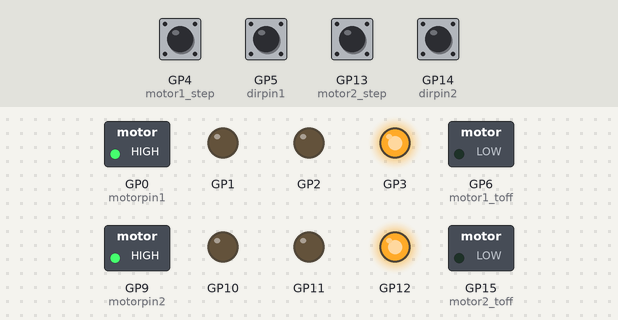
This sketch was run on a simulated Raspberry Pi Pico. On the bench: switched loads named in the sketch (green lamp = pin HIGH), output pins drawn as LEDs (lit = HIGH). The inputs (shaded band) are chosen by the test bench; at power-on: GP5 (dirpin1), GP14 (dirpin2) HIGH, GP4 (motor1_step), GP13 (motor2_step) LOW.

Above: at 1.2 s.
1.3 s: GP4 (motor1_step) driven HIGH
At 2.4 s:
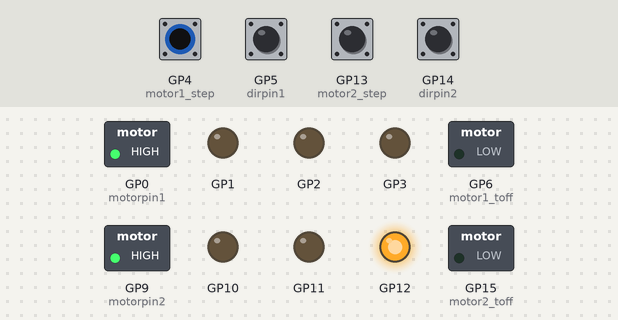
2.8 s: GP13 (motor2_step) driven HIGH
At 3.5 s:
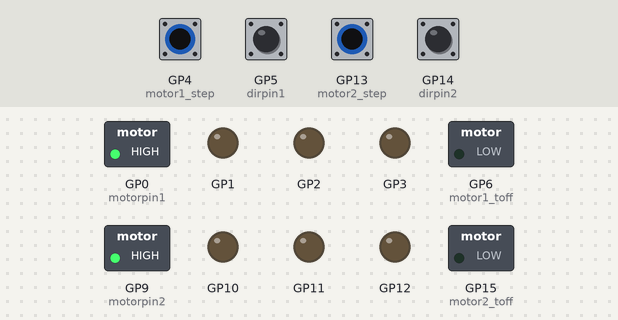
4.3 s: GP4 (motor1_step) pulsed LOW 5 times (0.12 s each, 0.3 s apart)
At 6.4 s:
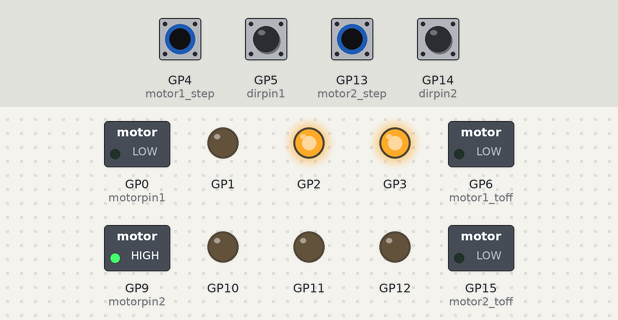
7.3 s: GP13 (motor2_step) pulsed LOW 2 times (0.12 s each, 0.3 s apart)
At 8.0 s:
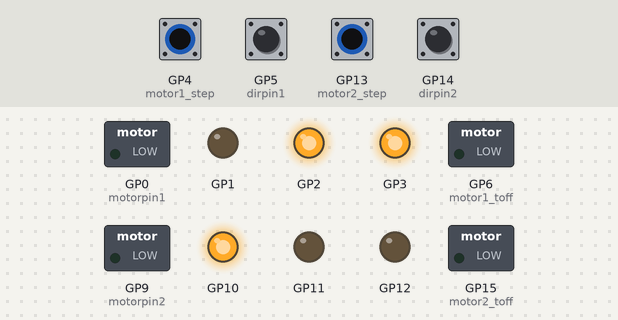
Timing chart, 0 to 10.3 s (numbered marks = the images above; inputs shaded):
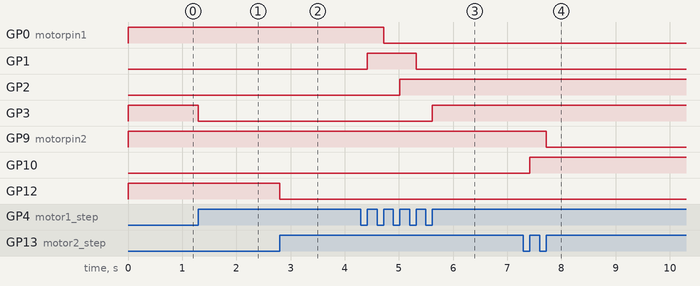

The sketch:

RP2040_Unipolar_StepDir_Driver.ino
```cpp
// Unipolar motor driver controller
// Nicolas Bourlet, 2025
// https://github.com/nbrlt

#include <pico/stdlib.h>
#include <stdio.h>
#include <map>
#include <string>

int motorpin1 = 0; // 4 consecutive pins used for PWM on controller
int motor1_step = 4; //Input step signal
int dirpin1 = 5; // Input dir signal
int motor1_en = 8; //Enable pin of driver
int motor1_toff = 6; // toff pin of driver
int motor1_vref = 7; // vref pin of driver

int mask_motor1=15<<motorpin1; // mask for direct gpio writing

int motorpin2 = 9;// 4 consecutive pins used for PWM on controller
int motor2_step = 13;//Input step signal
int dirpin2 = 14;// Input dir signal
int motor2_en = 27;//Enable pin of driver
int motor2_toff = 15;// toff pin of driver
int motor2_vref = 26;// vref pin of driver
int mask_motor2=15<<motorpin2; // mask for direct gpio writing

//Indexes for sequencing
int motor1_ind = 0;
int motor2_ind = 0;

// Initial direction
int motor1_dir = 1;
int motor2_dir = 1;

//Unipolar sequencing with 1/2 microstepping
unsigned char pulse_sequence_forward [8]  = {0x9, 0x8, 0xc, 0x4, 0x6, 0x2, 0x3, 0x1} ;

//Temp storing integer
int value;

void setup() {
  // Pins mode setup
  for (int pin = motorpin1; pin < motorpin1 + 4; pin++) {
      pinMode(pin, OUTPUT);
  }
  for (int pin = motorpin2; pin < motorpin2 + 4; pin++) {
      pinMode(pin, OUTPUT);
  }
  pinMode(motor1_step, INPUT);
  pinMode(motor2_step, INPUT);
  pinMode(dirpin1, INPUT);
  pinMode(dirpin2, INPUT);

  pinMode(motor1_en, INPUT); // Input if managed by other controller
  //pinMode(motor1_en, OUTPUT); // OUTPUT, check driver datasheet for value

  //pinMode(motor1_toff, INPUT); // Input if managed by other controller
  pinMode(motor1_toff, OUTPUT); // OUTPUT, check driver datasheet for value

  pinMode(motor1_vref, INPUT); // Input if managed by other controller
  //pinMode(motor1_vref, OUTPUT); // OUTPUT, check driver datasheet for value


  pinMode(motor2_en, INPUT); // Input if managed by other
  pinMode(motor2_toff, OUTPUT);
  pinMode(motor2_vref, INPUT); // Input if managed by other

  // Set toff values
  digitalWrite(motor1_toff,LOW); // LOW 7us, HIGH 16us, INPUT with 330k to GND 32us (floating 24us)
  digitalWrite(motor2_toff,LOW);
  // Set enable and vref pins here if needed

  // Manually parse dir value
  motor1_dir_ISR();
  motor2_dir_ISR();

  // initialise the PWM outputs
  value = pulse_sequence_forward[motor1_ind] << motorpin1;
  gpio_put_masked(mask_motor1,value);
  value = pulse_sequence_forward[motor2_ind] << motorpin2;
  gpio_put_masked(mask_motor2,value);

  // attach interrupts
  attachInterrupt(digitalPinToInterrupt(dirpin1), motor1_dir_ISR, CHANGE);
  attachInterrupt(digitalPinToInterrupt(dirpin2), motor2_dir_ISR, CHANGE);
  attachInterrupt(digitalPinToInterrupt(motor1_step), motor1_step_ISR, RISING);
  attachInterrupt(digitalPinToInterrupt(motor2_step), motor2_step_ISR, RISING);

}

void motor1_step_ISR() {
  motor1_ind = motor1_ind+motor1_dir;
  if (motor1_ind >7) {
    motor1_ind=0;
  }
  if (motor1_ind <0) {
    motor1_ind=7;
  }
  value = pulse_sequence_forward[motor1_ind] << motorpin1;
  gpio_put_masked(mask_motor1,value);
}
void motor2_step_ISR() {
  motor2_ind = motor2_ind+motor2_dir;
  if (motor2_ind >7) {
    motor2_ind=0;
  }
  if (motor2_ind <0) {
    motor2_ind=7;
  }
  value = pulse_sequence_forward[motor2_ind] << motorpin2;
  gpio_put_masked(mask_motor2,value);
}

void motor1_dir_ISR() {
  if (digitalRead(dirpin1)==0){
    motor1_dir = 1;
  } else {
    motor1_dir = -1;
  }
}
void motor2_dir_ISR() {
  if (digitalRead(dirpin2)==0){
    motor2_dir = 1;
  } else {
    motor2_dir = -1;
  }
}

void loop() {

}
```

Measured:
- after the input at 1.3 s, GP3: HIGH → LOW at once
- after the input at 2.8 s, GP12: HIGH → LOW at once
- after the input at 4.3 s, GP0 (motorpin1): HIGH → LOW after 0.42 s; GP1: LOW → HIGH after 0.12 s, → LOW 0.90 s later; GP2: LOW → HIGH after 0.72 s; GP3: LOW → HIGH after 1.3 s
- after the input at 7.3 s, GP9 (motorpin2): HIGH → LOW after 0.42 s; GP10: LOW → HIGH after 0.12 s
